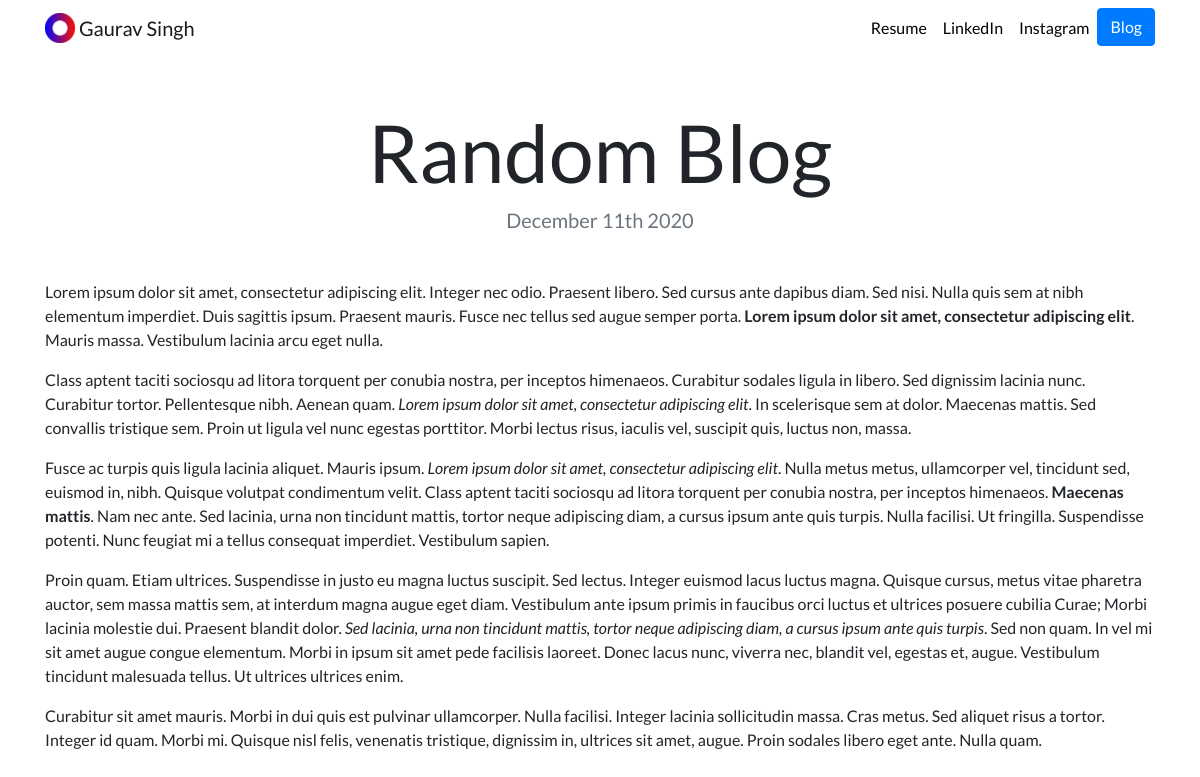
Page /blog/1/ on the committed database.
### blog/models.py (models this page shows, shortened)
class Blog(models.Model):
    title = models.CharField(max_length=200)
    description = models.TextField()
    date = models.DateField()

### blog/views.py (the view)
# urls.py: path('<int:blog_id>/', views.detail, name='detail'),
def detail(request, blog_id):
    blog = get_object_or_404(Blog, pk=blog_id)
    return render(request, 'blog/detail.html',{'blog':blog})

### blog/templates/blog/detail.html
{% extends "portfolio/base.html" %}
{% load static %}
{% block content %}
<h1 class="text-center mt-5" id="blogdetailtitle">{{ blog.title }}</h1>
<h5 class="text-center text-muted mb-5">{{ blog.date|date:'F jS Y' }}</h5>
{{ blog.description|safe }}
{% endblock %}

### portfolio/static/portfolio/custom.css (style rules this page uses)
body { font-family: 'Lato', sans-serif; }
@media (min-width: 992px) { #blogdetailtitle { font-size: 5rem; } }

### rows in the picture
Blog: title "Random Blog", date "December 11th 2020", description "Lorem ipsum dolor sit amet, consectetur adipiscing elit. Integer nec odio. Praesent libero. Sed cursus ante dapibus diam. Sed nisi. Nulla quis sem at nibh elementum imperdiet. Duis sagittis ipsum. Praesent mauris. Fusce nec tellus sed augue semper porta. Lorem ipsum dolor sit amet, consectetur adipiscing elit . Mauris massa. Vestibulum lacinia arcu eget nulla. Class aptent taciti sociosqu ad litora torquent per conubia nostra, per inceptos himenaeos. Curabitur sodales ligula in libero. Sed dignissim lacinia nunc. Curabitur tortor. Pellentesque nibh. Aenean quam. Lorem ipsum dolor sit amet, consectetur adipiscing elit . In scelerisque sem at dolor. Maecenas mattis. Sed convallis tristique…"
